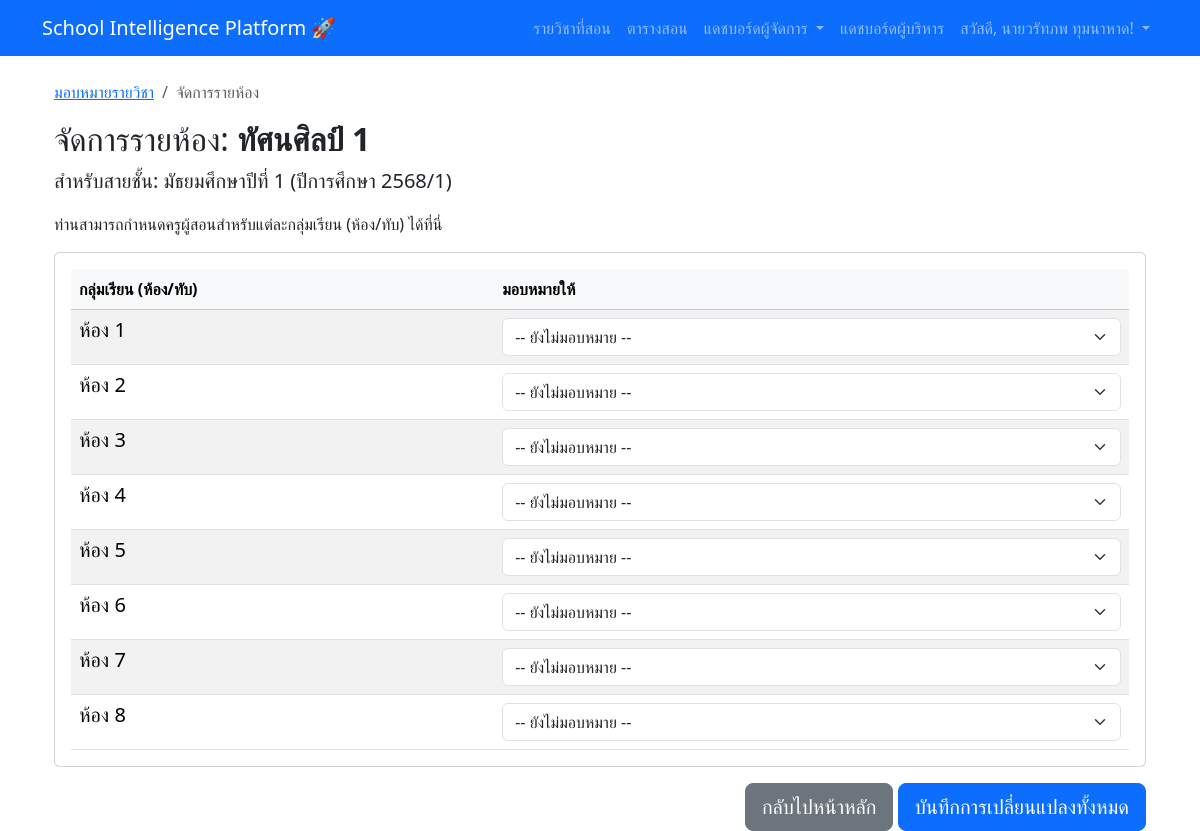
Screenshot of /manager/assign-courses/detailed/1 (signed in) with the database file from the repository.
### V1.0/app/models.py (models this page shows, shortened)
class User(UserMixin, db.Model):
    id = db.Column(db.Integer, primary_key=True)
    username = db.Column(db.String(64), index=True, unique=True)
    password_hash = db.Column(db.String(256))
    full_name = db.Column(db.String(120))
    status = db.Column(db.String(50), default='Active')
    department = db.Column(db.String(120), index=True)
    max_periods_per_day = db.Column(db.Integer)
    max_periods_per_week = db.Column(db.Integer)
    roles = db.relationship('Role', secondary=user_roles, lazy='subquery',
                            backref=db.backref('users', lazy=True))
    activity_logs = db.relationship('ActivityLog', backref='user', lazy='dynamic')
    courses_taught = db.relationship('Course', backref='teacher', lazy='dynamic')
    advised_class_groups = db.relationship('ClassGroup', secondary=class_group_advisors, back_populates='advisors')

class Subject(db.Model):
    id = db.Column(db.Integer, primary_key=True)
    subject_code = db.Column(db.String(20), unique=True, index=True)
    name = db.Column(db.String(120))
    department = db.Column(db.String(120))
    default_credits = db.Column(db.Float, default=1.0)
    subject_type = db.Column(db.String(50)) # เช่น 'คำนวณ', 'บรรยาย', 'ปฏิบัติ', 'กิจกรรม'
    time_preference = db.Column(db.String(50)) # เช่น 'ตอนเช้า', 'ตอนบ่าย', 'ไม่มี'
    required_room_type = db.Column(db.String(50), nullable=True) # เช่น 'ห้องแล็บ', 'ห้องคอมพิวเตอร์'
    courses = db.relationship('Course', back_populates='subject', lazy='dynamic')
    curriculum_entries = db.relationship('Curriculum', back_populates='subject', lazy='dynamic')
    learning_units = db.relationship('LearningUnit', backref='subject', lazy='dynamic', cascade="all, delete-orphan")
    exams = db.relationship('Exam', backref='subject', lazy='dynamic', cascade="all, delete-orphan")

class GradeLevel(db.Model):
    id = db.Column(db.Integer, primary_key=True)
    name = db.Column(db.String(50), unique=True, nullable=False)
    class_groups = db.relationship('ClassGroup', backref='grade_level', lazy='dynamic')

class Curriculum(db.Model):
    id = db.Column(db.Integer, primary_key=True)
    academic_year = db.Column(db.Integer, nullable=False, index=True)
    semester = db.Column(db.Integer, nullable=False, index=True)
    grade_level_id = db.Column(db.Integer, db.ForeignKey('grade_level.id'), nullable=False)
    subject_id = db.Column(db.Integer, db.ForeignKey('subject.id'), nullable=False)
    grade_level = db.relationship('GradeLevel', backref='curriculum_entries')
    subject = db.relationship('Subject', backref='subject_curriculum')

class ClassGroup(db.Model):
    id = db.Column(db.Integer, primary_key=True)
    room_number = db.Column(db.String(10), nullable=False)
    academic_year = db.Column(db.Integer, index=True, nullable=False)
    grade_level_id = db.Column(db.Integer, db.ForeignKey('grade_level.id'))
    students = db.relationship('Student', backref='class_group', lazy='dynamic')
    advisors = db.relationship('User', secondary=class_group_advisors, back_populates='advised_class_groups')
    courses = db.relationship('Course', secondary=course_class_groups, back_populates='class_groups')

### V1.0/app/manager/routes.py (the view)
@bp.route('/assign-courses/detailed/<int:curriculum_id>', methods=['GET'])
@login_required
def assign_courses_detailed(curriculum_id):
    curriculum = Curriculum.query.get_or_404(curriculum_id)
    manager_dept = current_user.department
    teachers_in_dept = User.query.filter_by(department=manager_dept).filter(User.roles.any(key='teacher')).all()
    assignments = CourseAssignment.query.filter_by(curriculum_id=curriculum_id).all()
    assignments_dict = {a.class_group_id: a.teacher_id for a in assignments}
    return render_template('manager/assign_courses_detailed.html',
                           title='จัดการรายห้อง',
                           curriculum=curriculum,
                           teachers=teachers_in_dept,
                           assignments_dict=assignments_dict)

### V1.0/app/templates/manager/assign_courses_detailed.html (shortened to what this page needs)
{% extends "base.html" %}
{% block content %}
<div class="container mt-4">
    <nav aria-label="breadcrumb">
        <ol class="breadcrumb">
            <li class="breadcrumb-item"><a href="{{ url_for('manager.assign_courses') }}">มอบหมายรายวิชา</a></li>
            <li class="breadcrumb-item active" aria-current="page">จัดการรายห้อง</li>
        </ol>
    </nav>
    <h2>จัดการรายห้อง: <strong>{{ curriculum.subject.name }}</strong></h2>
    <p class="lead">สำหรับสายชั้น: <strong>{{ curriculum.grade_level.name }}</strong> (ปีการศึกษา {{ curriculum.academic_year }}/{{ curriculum.semester }})</p>
    <p>ท่านสามารถกำหนดครูผู้สอนสำหรับแต่ละกลุ่มเรียน (ห้อง/ทับ) ได้ที่นี่</p>
    <form action="{{ url_for('manager.execute_bulk_assignment') }}" method="POST">
        <div class="card">
            <div class="card-body">
                <table class="table table-striped table-hover mb-0">
                    <thead class="table-light">
                        <tr>
                            <th style="width: 40%;">กลุ่มเรียน (ห้อง/ทับ)</th>
                            <th>มอบหมายให้</th>
                        </tr>
                    </thead>
                    <tbody>
                        {% for group in curriculum.grade_level.class_groups.order_by('room_number').all() %}
                        <tr>
                            <td>
                                <h5>ห้อง {{ group.room_number }}</h5>
                            </td>
                            <td>
                                <select name="teacher_id-{{ curriculum.id }}-{{ group.id }}" class="form-select">
                                    <option value="0">-- ยังไม่มอบหมาย --</option>
                                </select>
                            </td>
                        </tr>
                        {% else %}
                        <tr>
                            <td colspan="2" class="text-center text-muted">ไม่พบกลุ่มเรียนในสายชั้นนี้</td>
                        </tr>
                        {% endfor %}
                    </tbody>
                </table>
            </div>
        </div>
        <div class="text-end mt-3">
            <a href="{{ url_for('manager.assign_courses') }}" class="btn btn-secondary btn-lg">กลับไปหน้าหลัก</a>
            <button type="submit" class="btn btn-primary btn-lg">บันทึกการเปลี่ยนแปลงทั้งหมด</button>
        </div>
    </form>
</div>
{% endblock %}

### V1.0/app/templates/base.html (shortened to what this page needs)
<!doctype html>
<html lang="th">
<head>
    <link href="https://cdn.jsdelivr.net/npm/bootstrap@5.3.3/dist/css/bootstrap.min.css" rel="stylesheet">
</head>
<body>
    <nav class="navbar navbar-expand-lg navbar-dark bg-primary">
        <div class="container">
            <a class="navbar-brand" href="{{ url_for('main.index') }}">School Intelligence Platform 🚀</a>
            <div class="collapse navbar-collapse" id="navbarNav">
<ul class="navbar-nav ms-auto">
    {% if current_user.is_anonymous %}
        <li class="nav-item"><a class="nav-link" href="{{ url_for('auth.login') }}">เข้าสู่ระบบ</a></li>
    {% else %}
        {% if 'teacher' in current_user.roles|map(attribute='key') %}
        <li class="nav-item">
            <a class="nav-link" href="{{ url_for('course.my_courses') }}">รายวิชาที่สอน</a>
        </li>
        {% endif %}
        {% if not current_user.is_anonymous %}
        <li class="nav-item">
            <a class="nav-link" href="{{ url_for('main.view_timetable') }}">
                 ตารางสอน
            </a>
        </li>
        {% endif %}
        {% if 'manager' in current_user.roles|map(attribute='key') %}
        <li class="nav-item dropdown">
            <a class="nav-link dropdown-toggle" href="#" id="managerDropdown" role="button" data-bs-toggle="dropdown" aria-expanded="false">
                แดชบอร์ดผู้จัดการ
            </a>
        </li>
        {% endif %}
        {% if 'executive' in current_user.roles|map(attribute='key') %}
<li class="nav-item">
    <a class="nav-link" href="{{ url_for('executive.dashboard') }}">แดชบอร์ดผู้บริหาร</a>
</li>
{% endif %}
        <li class="nav-item dropdown">
            <a class="nav-link dropdown-toggle" href="#" id="userDropdown" role="button" data-bs-toggle="dropdown" aria-expanded="false">
                สวัสดี, {{ current_user.full_name }}!
            </a>
        </li>
    {% endif %}
</ul>
            </div>
        </div>
    </nav>
    <main class="container mt-4">
        {% block content %}{% endblock %}
    </main>
</body>
</html>

### rows the page displays
User: full_name "นายวรัทภพ ทุมนาหาด"
Subject: subject.name "ทัศนศิลป์ 1"
GradeLevel: grade_level.name "มัธยมศึกษาปีที่ 1"
Curriculum: academic_year "2568", semester "1"
ClassGroup: room_number "1", id "-- ยังไม่มอบหมาย --"
ClassGroup: room_number "2", id "-- ยังไม่มอบหมาย --"
ClassGroup: room_number "3", id "-- ยังไม่มอบหมาย --"
ClassGroup: room_number "4", id "-- ยังไม่มอบหมาย --"
ClassGroup: room_number "5", id "-- ยังไม่มอบหมาย --"
ClassGroup: room_number "6", id "-- ยังไม่มอบหมาย --"
ClassGroup: room_number "7", id "-- ยังไม่มอบหมาย --"
ClassGroup: room_number "8", id "-- ยังไม่มอบหมาย --"
